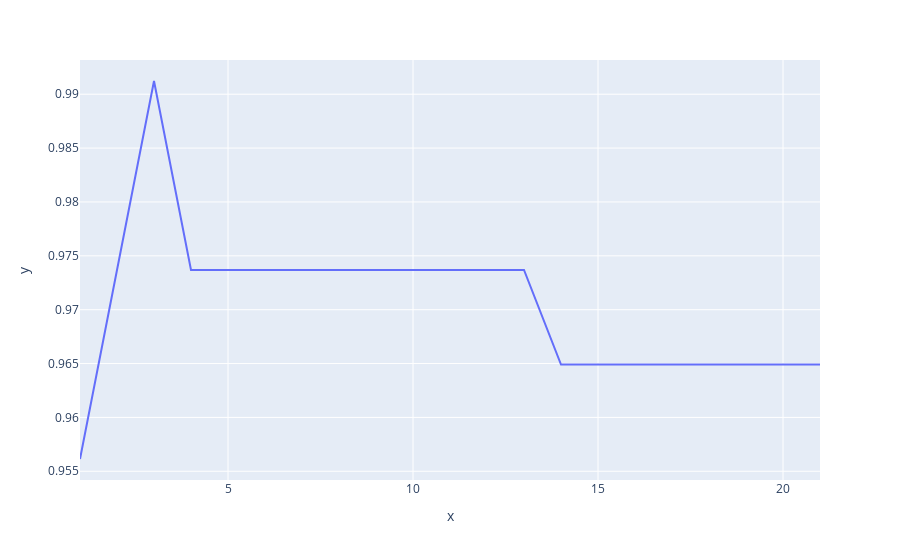

Notebook source saved alongside this figure:
### Code cell
import plotly.express as px
px.line(x=range(1,22), y=scores)

### Figure 1 — Plotly figure (JSON) as saved in the notebook; plotly's stock layout.template omitted (floating-point values rounded to 4 significant figures)
{"data": [{"hovertemplate": "x=%{x}<br>y=%{y}<extra></extra>", "legendgroup": "", "line": {"color": "#636efa", "dash": "solid"}, "marker": {"symbol": "circle"}, "mode": "lines", "name": "", "orientation": "v", "showlegend": false, "type": "scatter", "x": [1, 2, 3, 4, 5, 6, 7, 8, 9, 10, 11, 12, 13, 14, 15, 16, 17, 18, 19, 20, 21], "xaxis": "x", "y": [0.9561, 0.9737, 0.9912, 0.9737, 0.9737, 0.9737, 0.9737, 0.9737, 0.9737, 0.9737, 0.9737, 0.9737, 0.9737, 0.9649, 0.9649, 0.9649, 0.9649, 0.9649, 0.9649, 0.9649, 0.9649], "yaxis": "y"}], "layout": {"legend": {"tracegroupgap": 0}, "margin": {"t": 60}, "xaxis": {"anchor": "y", "domain": [0, 1], "title": {"text": "x"}}, "yaxis": {"anchor": "x", "domain": [0, 1], "title": {"text": "y"}}}}
